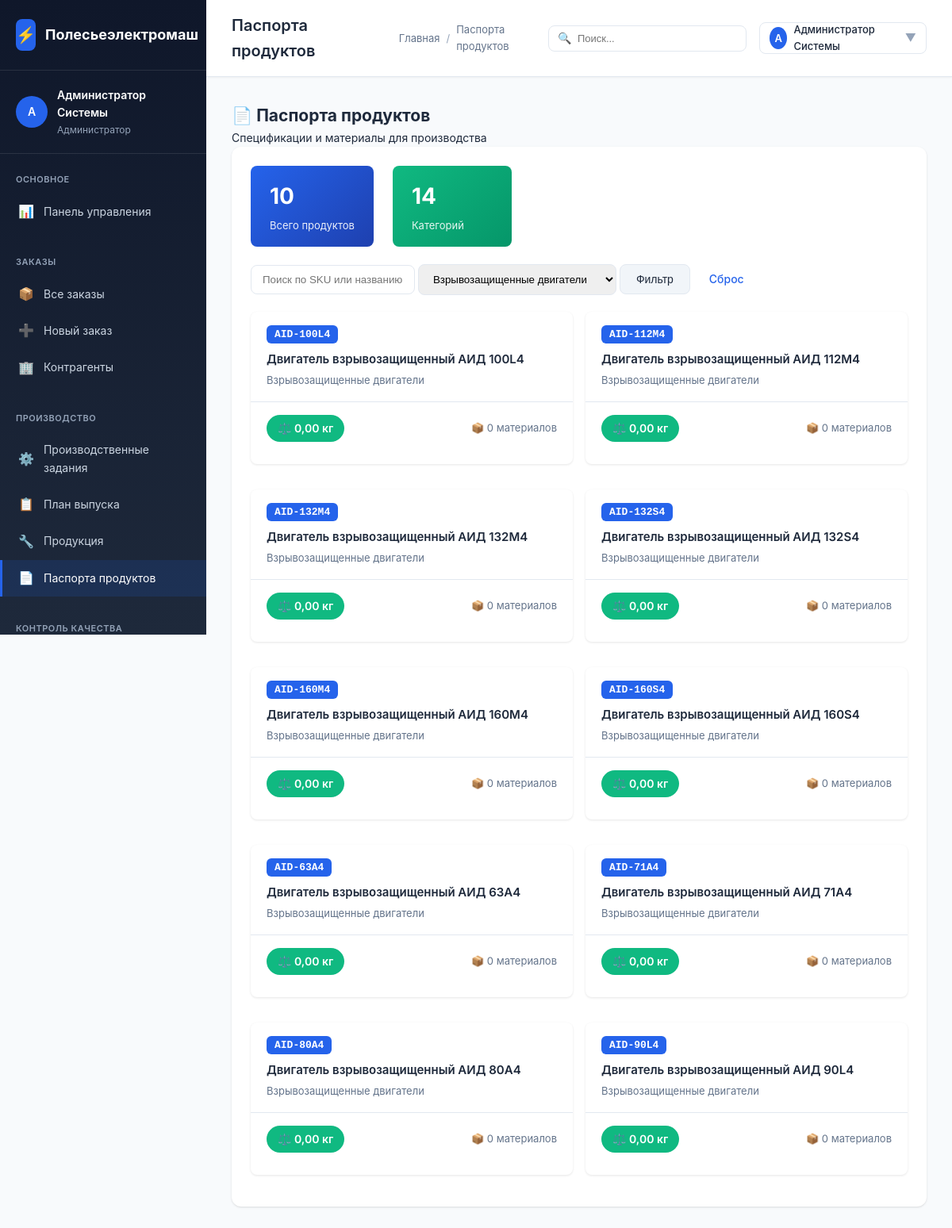
The app's page /polesie/modules/products/passports.php?category=MOTOR_EX (signed in), older data.
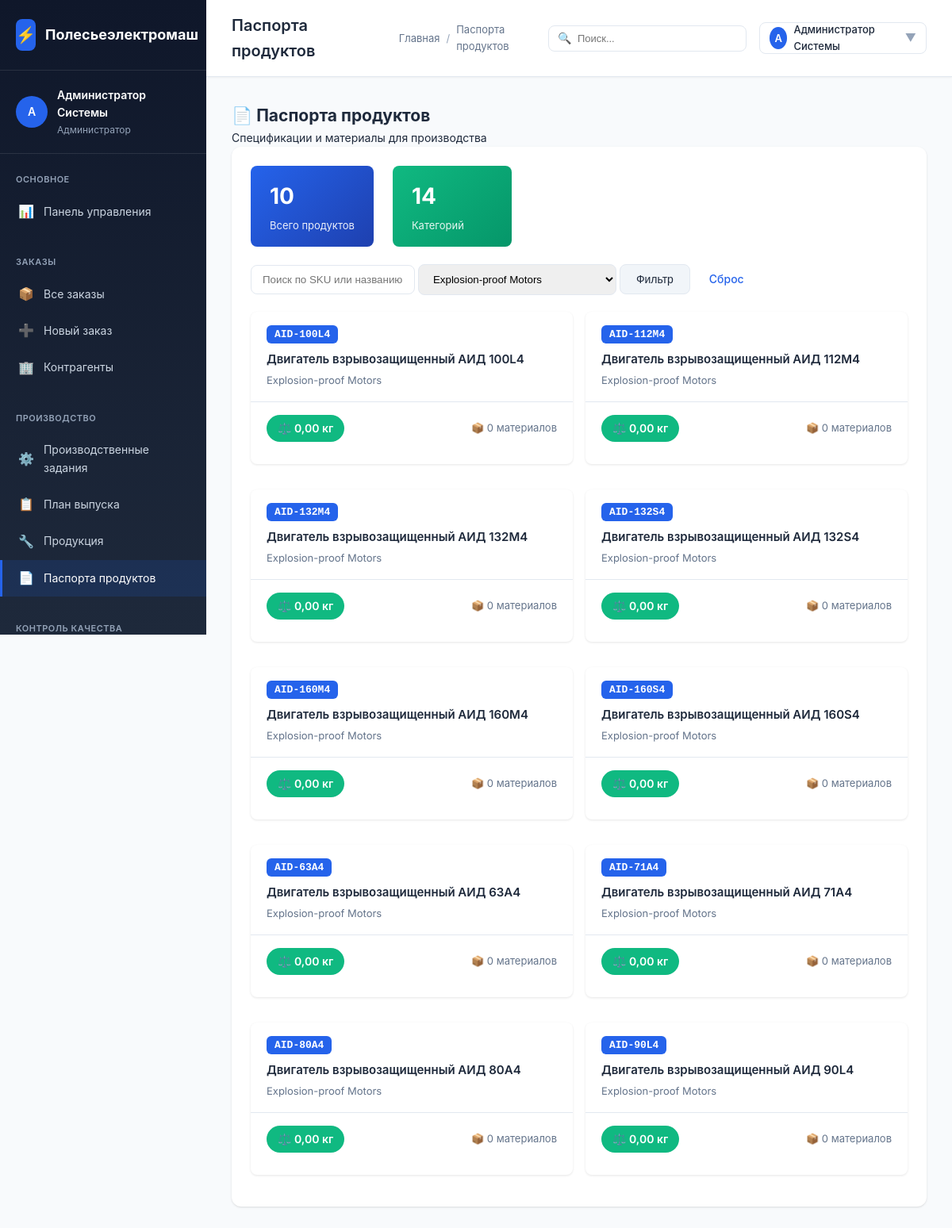
The same page, newer data.
### tables this page shows
CREATE TABLE `users` (
  `id` INT AUTO_INCREMENT PRIMARY KEY,
  `username` VARCHAR(50) NOT NULL UNIQUE,
  `password_hash` VARCHAR(255) NOT NULL,
  `full_name` VARCHAR(100) NOT NULL,
  `email` VARCHAR(100),
  `role_id` INT,
  `is_active` BOOLEAN DEFAULT TRUE,
  `created_at` TIMESTAMP DEFAULT CURRENT_TIMESTAMP,
  CONSTRAINT `fk_users_role` FOREIGN KEY (`role_id`) REFERENCES `user_roles`(`id`) ON DELETE SET NULL
);

CREATE TABLE `user_roles` (
  `id` INT AUTO_INCREMENT PRIMARY KEY,
  `name` VARCHAR(100) NOT NULL,
  `code` VARCHAR(50) NOT NULL UNIQUE,
  `description` TEXT,
  `permissions` JSON
);

CREATE TABLE `products` (
  `id` INT AUTO_INCREMENT PRIMARY KEY,
  `article` VARCHAR(50) NOT NULL UNIQUE,
  `name` VARCHAR(200) NOT NULL,
  `category_id` INT,
  `base_unit_id` INT,
  `specifications` JSON,
  `image` VARCHAR(255),
  `base_price` DECIMAL(15,2),
  `currency` CHAR(3) DEFAULT 'BYN',
  `is_active` BOOLEAN DEFAULT TRUE,
  `created_at` TIMESTAMP DEFAULT CURRENT_TIMESTAMP,
  CONSTRAINT `fk_prod_category` FOREIGN KEY (`category_id`) REFERENCES `product_categories`(`id`) ON DELETE SET NULL,
  CONSTRAINT `fk_prod_unit` FOREIGN KEY (`base_unit_id`) REFERENCES `base_units`(`id`) ON DELETE SET NULL
);

CREATE TABLE `product_categories` (
  `id` INT AUTO_INCREMENT PRIMARY KEY,
  `parent_id` INT,
  `name` VARCHAR(100) NOT NULL,
  `name_ru` VARCHAR(100),
  `code` VARCHAR(50) UNIQUE,
  `description` TEXT,
  CONSTRAINT `fk_prod_cat_parent` FOREIGN KEY (`parent_id`) REFERENCES `product_categories`(`id`) ON DELETE CASCADE
);

### polesie/config/config.php (called while the page is built, shortened)
<?php
function getDbConnection() {
    static $pdo = null;
    if ($pdo === null) {
        try {
            $dsn = "mysql:host=" . DB_HOST . ";dbname=" . DB_NAME . ";charset=" . DB_CHARSET;
            $options = [
                PDO::ATTR_ERRMODE => PDO::ERRMODE_EXCEPTION,
                PDO::ATTR_DEFAULT_FETCH_MODE => PDO::FETCH_ASSOC,
                PDO::ATTR_EMULATE_PREPARES => false,
            ];
            $pdo = new PDO($dsn, DB_USER, DB_PASS, $options);
        } catch (PDOException $e) {
            die("Ошибка подключения к базе данных: " . $e->getMessage());
        }
    }
    return $pdo;
}
function e($string) {
    return htmlspecialchars($string ?? '', ENT_QUOTES, 'UTF-8');
}
function getCurrentUser() {
    static $user = null;
    if ($user === null) {
        $pdo = getDbConnection();
        $stmt = $pdo->prepare("
            SELECT u.*, r.code as role_code, r.name as role_name
            FROM users u
            JOIN user_roles r ON u.role_id = r.id
            WHERE u.id = ? AND u.is_active = TRUE
        ");
        $stmt->execute([$_SESSION['user_id']]);
        $user = $stmt->fetch();
    }
    return $user;
}
function asset($path) {
    $path = ltrim($path, '/');
    return APP_URL . '/' . $path;
}

### polesie/modules/products/passports.php (the view, shortened to what the rows shown need)
<?php
require_once __DIR__ . '/../../config/config.php';
$user = getCurrentUser();
$pdo = getDbConnection();
$pageTitle = 'Паспорта продуктов';
$categoryFilter = $_GET['category'] ?? '';
$query = "
    SELECT
        pp.id as passport_id,
        p.id as product_id,
        p.article as sku,
        p.name as product_name,
        pc.name as category_name,
        pc.code as category_code,
        pp.total_weight_kg,
        pp.warranty_months,
        pp.is_serial_tracked,
        pp.production_notes,
        pp.quality_requirements,
        p.specifications
    FROM products p
    LEFT JOIN product_passports pp ON pp.product_id = p.id
    LEFT JOIN product_categories pc ON p.category_id = pc.id
    WHERE p.is_active = TRUE
";
$params = [];
if ($categoryFilter) {
    $query .= " AND pc.code = :category";
    $params[':category'] = $categoryFilter;
}
$query .= " ORDER BY pc.name, p.name";
$stmt = $pdo->prepare($query);
$stmt->execute($params);
$passports = $stmt->fetchAll();
?>
<!DOCTYPE html>
<html lang="ru">
<head>
    <link rel="stylesheet" href="<?= asset('assets/css/style.css') ?>">
</head>
<body>
    <div class="app-container">
        <?php include BASE_PATH . '/includes/sidebar.php'; ?>
        <div class="main-content">
            <?php include BASE_PATH . '/includes/topbar.php'; ?>
            <div class="content-area">
                <div class="content">
                    <div class="page-header">
                        <div class="page-header-title">
                            <h2>📄 Паспорта продуктов</h2>
                        </div>
                    </div>
                    <div class="card">
                        <div class="card-body">
                            <div style="margin-top: 20px;">
                                <?php if (empty($passports)): ?>
                                    <div class="empty-state">
                                        <div class="empty-state-icon">📄</div>
                                        <h3>Паспорта не найдены</h3>
                                        <p>Паспорта продуктов создаются в базе данных или измените параметры поиска</p>
                                    </div>
                                <?php else: ?>
                                    <div style="display: grid; grid-template-columns: repeat(auto-fill, minmax(350px, 1fr)); gap: 16px;">
                                        <?php foreach ($passports as $index => $passport): ?>
                                            <?php
                                            $matStmt = $pdo->prepare("
                                                SELECT
                                                    ppm.quantity,
                                                    ppm.unit,
                                                    m.code as material_code,
                                                    m.name_full as material_name,
                                                    mc.name as material_category
                                                FROM product_passport_materials ppm
                                                JOIN materials m ON ppm.material_id = m.id
                                                LEFT JOIN material_categories mc ON m.category_id = mc.id
                                                WHERE ppm.passport_id = :passport_id
                                                ORDER BY ppm.sort_order, m.name_full
                                            ");
                                            $matStmt->execute([':passport_id' => $passport['passport_id']]);
                                            $materials = $matStmt->fetchAll();
                                            ?>
                                            <div class="passport-card" data-passport-id="<?= $passport['passport_id'] ?>" onclick="openPassportModal(this)">
                                                <div class="passport-card-header">
                                                    <div>
                                                        <span class="passport-sku"><?= e($passport['sku']) ?></span>
                                                        <div class="passport-title"><?= e($passport['product_name']) ?></div>
                                                        <div class="passport-category"><?= e($passport['category_name'] ?? 'Без категории') ?></div>
                                                    </div>
                                                </div>
                                                <div class="passport-card-body">
                                                    <div style="display: flex; justify-content: space-between; align-items: center;">
                                                        <span class="weight-badge">⚖️ <?= number_format($passport['total_weight_kg'] ?? 0, 2, ',', ' ') ?> кг</span>
                                                        <span style="font-size: 13px; color: var(--text-secondary);">
                                                            📦 <?= count($materials) ?> материалов
                                                        </span>
                                                    </div>
                                                </div>
                                            </div>
                                        <?php endforeach; ?>
                                    </div>
                                <?php endif; ?>
                            </div>
                        </div>
                    </div>
                </div>
            </div>
        </div>
    </div>
</body>
</html>

### polesie/includes/sidebar.php (shortened to what the rows shown need)
<div class="sidebar">
    <div class="sidebar-user">
        <div class="sidebar-user-info">
            <div class="sidebar-user-avatar">
                <?= mb_substr($user['full_name'], 0, 1) ?>
            </div>
            <div class="sidebar-user-details">
                <div class="sidebar-user-name"><?= e($user['full_name']) ?></div>
                <div class="sidebar-user-role"><?= e($user['role_name']) ?></div>
            </div>
        </div>
    </div>
</div>

### polesie/includes/topbar.php (shortened to what the rows shown need)
<div class="topbar">
    <div class="topbar-left">
        <h1 class="topbar-title"><?= e($pageTitle) ?></h1>
    </div>
    <div class="topbar-right">
        <div style="position: relative;">
            <div class="topbar-action" onclick="toggleProfileMenu()" style="width: auto; padding: 8px 12px; gap: 8px;">
                <div style="width: 28px; height: 28px; background: var(--primary-color); border-radius: 50%; display: flex; align-items: center; justify-content: center; color: white; font-size: 13px; font-weight: 600;">
                    <?= mb_substr($user['full_name'], 0, 1) ?>
                </div>
                <span style="font-size: 13px; font-weight: 500;"><?= e($user['full_name']) ?></span>
                <span style="color: var(--text-muted);">▼</span>
            </div>
        </div>
    </div>
</div>

Row changes from the older to the newer data that the page shows:
changed through a linked row, products "Двигатель взрывозащищенный АИД 100L4": category.name "Взрывозащищенные двигатели" → "Explosion-proof Motors"
changed through a linked row, products "Двигатель взрывозащищенный АИД 112M4": category.name "Взрывозащищенные двигатели" → "Explosion-proof Motors"
changed through a linked row, products "Двигатель взрывозащищенный АИД 132M4": category.name "Взрывозащищенные двигатели" → "Explosion-proof Motors"
changed through a linked row, products "Двигатель взрывозащищенный АИД 132S4": category.name "Взрывозащищенные двигатели" → "Explosion-proof Motors"
changed through a linked row, products "Двигатель взрывозащищенный АИД 160M4": category.name "Взрывозащищенные двигатели" → "Explosion-proof Motors"
changed through a linked row, products "Двигатель взрывозащищенный АИД 160S4": category.name "Взрывозащищенные двигатели" → "Explosion-proof Motors"
changed through a linked row, products "Двигатель взрывозащищенный АИД 63A4": category.name "Взрывозащищенные двигатели" → "Explosion-proof Motors"
changed through a linked row, products "Двигатель взрывозащищенный АИД 71A4": category.name "Взрывозащищенные двигатели" → "Explosion-proof Motors"
changed through a linked row, products "Двигатель взрывозащищенный АИД 80A4": category.name "Взрывозащищенные двигатели" → "Explosion-proof Motors"
changed through a linked row, products "Двигатель взрывозащищенный АИД 90L4": category.name "Взрывозащищенные двигатели" → "Explosion-proof Motors"
Text that changed along with them:
form field category: "Взрывозащищенные двигатели" → "Explosion-proof Motors"
